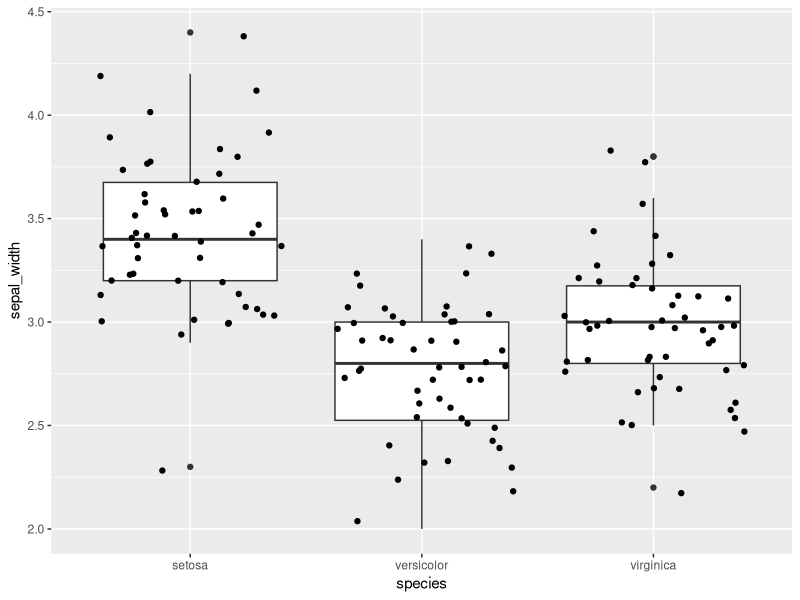
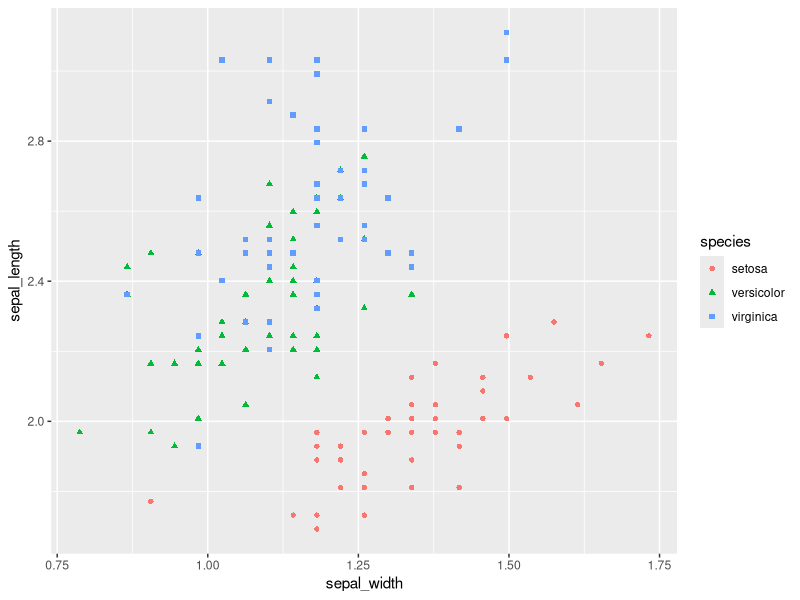
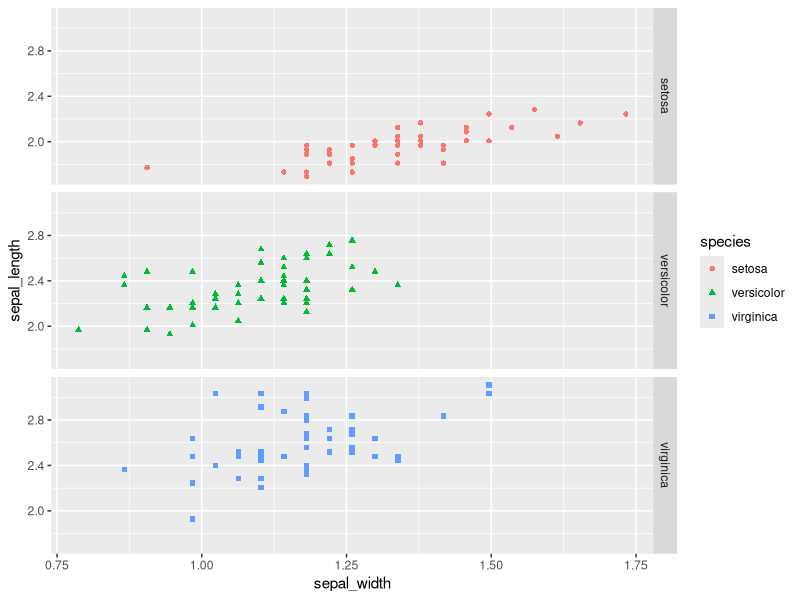

Recreate these plots in R, in order. (Note: this script raises an error after producing the figures.)
## ---- chunk 1
knitr::opts_chunk$set(error = TRUE)
## ---- chunk 2
# load your packages here:
library(tidyverse)
## ---- chunk 3
mtcars_6 <- mtcars %>%
  as_tibble(rownames = "model") %>%
  filter(cyl == "6") %>%
  select(model, mpg, hp) %>%
  print()
## ---- chunk 4
knitr::kable(mtcars_6)
## ---- chunk 5
iris_tidy <- iris %>% 
  select(species = Species, sepal_length = Sepal.Length, sepal_width = Sepal.Width, petal_length = Petal.Length, petal_width = Petal.Width) %>%
  print()
## ---- chunk 6
iris_tidy %>%
  ggplot(aes(species, sepal_width)) +
  geom_boxplot() +
  geom_jitter()
## ---- chunk 7
iris_inches <- iris_tidy %>%
  mutate(sepal_length = sepal_length / 2.54,
         sepal_width = sepal_width / 2.54,
         petal_length = petal_length / 2.54,
         petal_width = petal_width / 2.54) %>%
  print()
         
## ---- chunk 8
iris_inches %>%
  ggplot(aes(sepal_width, sepal_length)) +
  geom_point(aes(color = species, shape = species))
## ---- chunk 9
iris_inches %>%
  ggplot(aes(sepal_width, sepal_length)) +
  geom_point(aes(color = species, shape = species)) +
  facet_grid(rows = vars(species))
## ---- chunk 10
gapminder %>% 
  group_by(FILL_THIS_IN) %>% 
  FILL_THIS_IN(min_life = min(lifeExp))
## ---- chunk 11
psych::bfi %>%
  as_tibble() %>% 
  select(A1:A5) %>% 
  rowwise() %>% 
  mutate(A_mean = mean(c(A1, A2, A3, A4, A5), na.rm = TRUE)) %>% 
  ungroup()
## ---- chunk 12

## ---- chunk 13
psych::bfi %>% 
  as_tibble() %>% 
  select(A1:A5) %>% 
  mutate(A_min = pmin(A1, A2, A3, A4, A5))
## ---- chunk 14
psych::bfi %>% 
  as_tibble() %>% 
  select(A1:A5) %>% 
  mutate(A_mn = rowMeans(select(., A1:A5)),
         A_mn2 = rowMeans(select(., starts_with("A", ignore.case = FALSE))))
## ---- chunk 15
FILL_THIS_IN <-
  psych::bfi %>% 
  FILL_THIS_IN(FILL_THIS_IN)
## ---- chunk 16
FILL_THIS_IN %>% 
  FILL_THIS_IN(FILL_THIS_IN) %>% 
  FILL_THIS_IN(FILL_THIS_IN)
## ---- chunk 17

## ---- chunk 18

